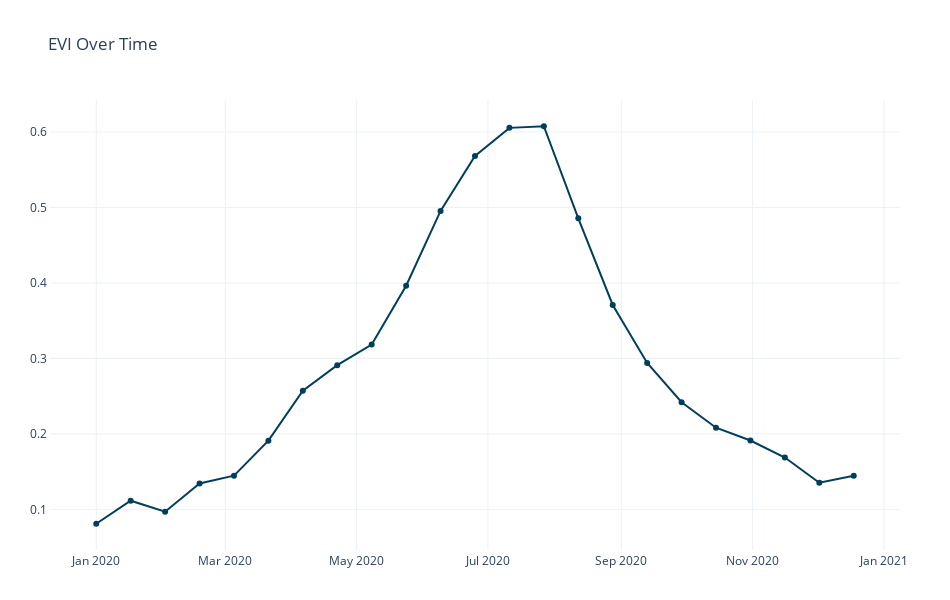

This figure's notebook cell:
### Code cell
# Plotly EVI
import plotly.graph_objects as go
dates = list(mean_evi_dataframe["date"])
evis = list(mean_evi_dataframe["evi"])

fig = go.Figure()
fig.add_trace(go.Scatter(x=dates, y=evis, mode='lines+markers', name='Evi', marker_color="#003f5c"))
fig.update_layout(
    title = 'EVI Over Time',
    autosize = False,
    width = 950,
    height = 600,
    margin = dict(
        l = 50,
        r = 50,
        b = 50,
        t = 100,
        pad = 2
    ),
    template = "plotly_white",
    hovermode='x'
)
fig.show()

### Figure 1 — Plotly figure (JSON) as saved in the notebook; plotly's stock layout.template omitted (floating-point values rounded to 4 significant figures)
{"data": [{"marker": {"color": "#003f5c"}, "mode": "lines+markers", "name": "Evi", "type": "scatter", "x": ["2020-01-01T00:00:00", "2020-01-17T00:00:00", "2020-02-02T00:00:00", "2020-02-18T00:00:00", "2020-03-05T00:00:00", "2020-03-21T00:00:00", "2020-04-06T00:00:00", "2020-04-22T00:00:00", "2020-05-08T00:00:00", "2020-05-24T00:00:00", "2020-06-09T00:00:00", "2020-06-25T00:00:00", "2020-07-11T00:00:00", "2020-07-27T00:00:00", "2020-08-12T00:00:00", "2020-08-28T00:00:00", "2020-09-13T00:00:00", "2020-09-29T00:00:00", "2020-10-15T00:00:00", "2020-10-31T00:00:00", "2020-11-16T00:00:00", "2020-12-02T00:00:00", "2020-12-18T00:00:00"], "y": [0.08097, 0.1115, 0.09699, 0.1343, 0.1447, 0.1911, 0.2571, 0.291, 0.3182, 0.3963, 0.4954, 0.5681, 0.6054, 0.6075, 0.4855, 0.3708, 0.2941, 0.242, 0.2082, 0.1912, 0.1687, 0.1353, 0.1446]}], "layout": {"autosize": false, "height": 600, "hovermode": "x", "margin": {"b": 50, "l": 50, "pad": 2, "r": 50, "t": 100}, "title": {"text": "EVI Over Time"}, "width": 950}}
